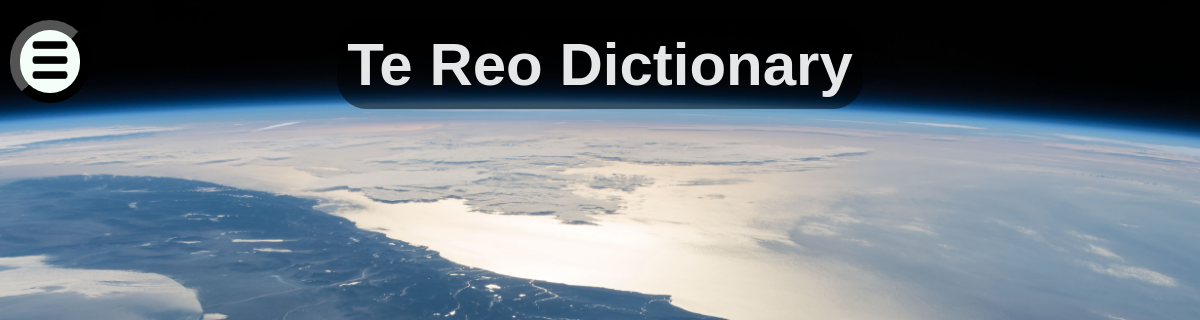
Before: /316 with the older database file.
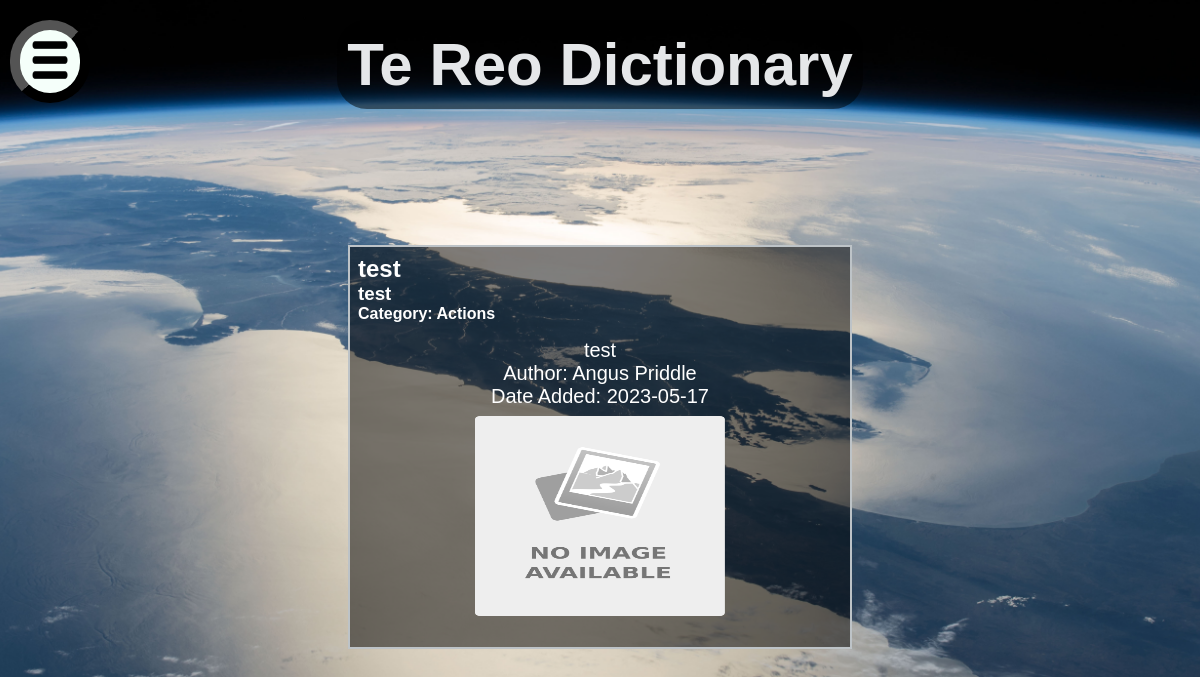
After: the same page with the newer database file.
### tables this page shows
CREATE TABLE "Dictionary"
(
    id         integer not null
        constraint Dictionary_pk
            primary key autoincrement,
    Maori      varchar(50),
    English    varchar(50),
    Category   integer,
    Definition varchar(150),
    YearLevel  int(2),
    Author     char(50),
    wordImage  varchar(200),
    DateAdded  varchar(12)
);

### app.py (the view)
@app.route('/<id>')
def render_word(id):
    con = create_connection(DATABASE)
    query = "SELECT id, Maori, English, Category, Definition, YearLevel, Author, wordImage, DateAdded FROM Dictionary WHERE id=?"
    cur = con.cursor()
    cur.execute(query, (id,))
    word = cur.fetchall()
    con.close()
    Categories = categories()
    return render_template('word.html', word=word, is_logged_in=is_logged_in(), is_teacher=is_teacher(), categories=Categories)

### app.py (called while the page is built)
def create_connection(db_file):  # This function will create a connection to the database file
    try:
        connection = sqlite3.connect(db_file)
        return (connection)
    except Error as e:
        print(e)
    return None

def is_logged_in():  # this will simply check if there is someone logged in by checking
    if session.get("email") is None:
        print("not logged in")
        return False
    else:
        print("Logged in")
        return True

def is_teacher():  # this function will check if the person logged in to the session is a teacher or not
    if session.get("permissions") == "teacher":
        print('is teacher')
        return True
    else:
        print("is not teacher")
        return False

def categories(): # this function grabs all the categories currently in the category table in order to
    con = create_connection(DATABASE)
    query = "SELECT Category FROM Categories"
    cur = con.cursor()
    cur.execute(query)
    Categories = cur.fetchall()
    con.close()
    return Categories

### templates/word.html (shortened to what this page needs)
{% extends 'base.html' %}
{% block main %}
    <div class="dictionary">
        {% for word in word %}
            <div class="singularwordbox">
                <div class="word-box-word">
                    <h2>{{ word[1] }}</h2>
                    <h3>{{ word[2] }}</h3>
                    <h4>Category: {{ word[3] }}</h4>
                </div>
                <div class="word-box-definition">
                    <p>{{ word[4] }}</p>
                    <p>Author: {{ word[6] }}</p>
                    <p>Date Added: {{ word[8] }}</p>
                </div>
                {% if word[7] is none %}
                    <img src="/static/images/placeholder.png" class="center">
                {% else %}
                    <img src="/static/images/wordimages/{{ word[7] }}" class="center">
                {% endif %}
            </div>
        {% endfor %}
    </div>
{% endblock %}

### templates/base.html (shortened to what this page needs)
<!DOCTYPE html>
<html lang="en">
<head>
    <link href="{{ url_for('static', filename='style.css') }}" rel="stylesheet">
</head>
<body>
<div class ="headingbanner">
        <h1 style="padding: 10px; font-family:'Trebuchet MS', sans-serif;">Te Reo Dictionary</h1>
        <button onclick="openNav()" class="NavButton"><img src="/static/images/Hamburger_icon.png" style="width: 40px; height: 60px;"></button>
</div>
<div class="container">
    {% block main %}
    {% endblock %}
</div>
</body>
</html>

### static/style.css (style rules this page uses)
* { font-family: 'Helvetica', 'Arial', sans-serif; padding: 0; margin: 0; }
p { font-family: 'Helvetica', 'Arial', sans-serif; font-size: 20px; font-weight: normal; text-align: center; }
.headingbanner { display: flex; font-weight: bold; font-family: 'Helvetica', 'Arial', sans-serif;; background-color: transparent; position: relative; justify-content: center; margin: 10px; margin-top: 20px; }
body { background-image: url("/static/images/newzealandfromspace.jpg"); background-repeat: no-repeat; background-size: cover; background-position: center; background-attachment: fixed; }
h1 { font-size: 60px; padding: 10px; background-color: rgba(0,0,0,.5); border-radius: 30px; align-items: center; text-align: center; color: #E5E7E9; }
.center { display: block; margin-top: auto; margin-left: auto; margin-right: auto; margin-bottom: auto; width: 50%; height: 50% }
.NavButton { position: absolute; left: 0; border-radius: 100px; width: 80px; border-width: 10px; background-color: mintcream; }
.container { width: 90%; min-height: 63vh; padding: 5%; background: transparent; display: flex; align-items: center; justify-content: center; }
.dictionary { display: flex; flex-wrap: wrap; justify-content: space-evenly; }
.word-box-word { padding: 0.5rem; }
.word-box-definition { padding: 0.5rem; }
.singularwordbox { width: 100%; width: 500px; height: 400px; border: 2px solid rgba(189, 195, 199, 1.0); color: white; margin-bottom: 0.5rem; background-color: rgba(0,0,0,.5); }

Changed rows visible on the page:
added Dictionary: Maori "test", English "test", Category "Actions", Definition "test", Author "Angus Priddle", DateAdded "2023-05-17"
